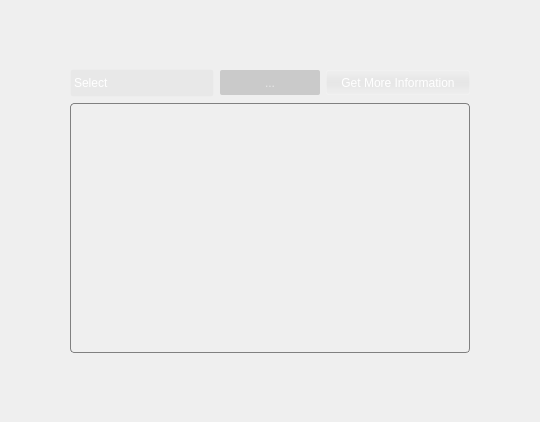
                  <widget class="QWidget" name="selectPage">
                   <layout class="QGridLayout" name="gridLayout_5">
                    <item row="1" column="0">
                     <widget class="QWidget" name="widget" native="true">
                      <property name="styleSheet">
                       <string notr="true">#widget{
background-color:qlineargradient(spread:pad, x1:0, y1:0, x2:1, y2:0, stop:0 rgba(0, 0, 0, 0));/*22*/
border-radius:5px;
}
</string>
                      </property>
                      <layout class="QGridLayout" name="gridLayout">
                       <property name="spacing">
                        <number>0</number>
                       </property>
                       <item row="2" column="0">
                        <layout class="QVBoxLayout" name="verticalLayout_8">
                         <property name="spacing">
                          <number>0</number>
                         </property>
                         <property name="leftMargin">
                          <number>0</number>
                         </property>
                         <item>
                          <widget class="QWidget" name="widget_2" native="true">
                           <property name="minimumSize">
                            <size>
                             <width>500</width>
                             <height>300</height>
                            </size>
                           </property>
                           <layout class="QGridLayout" name="gridLayout_4">
                            <item row="4" column="0">
                             <layout class="QHBoxLayout" name="horizontalLayout_3">
                              <item>
                               <widget class="QLabel" name="labelScreenshots">
                                <property name="minimumSize">
                                 <size>
                                  <width>400</width>
                                  <height>250</height>
                                 </size>
                                </property>
                                <property name="maximumSize">
                                 <size>
                                  <width>400</width>
                                  <height>250</height>
                                 </size>
                                </property>
                                <property name="styleSheet">
                                 <string notr="true">border:1px solid gray;
border-radius:4px;</string>
                                </property>
                                <property name="text">
                                 <string/>
                                </property>
                                <property name="pixmap">
                                 <pixmap resource="../../icons/icons.qrc">:/screenshots/Screenshots/Gnome.png</pixmap>
                                </property>
                                <property name="scaledContents">
                                 <bool>true</bool>
                                </property>
                               </widget>
                              </item>
                             </layout>
                            </item>
                            <item row="1" column="0">
                             <layout class="QHBoxLayout" name="horizontalLayout_18">
                              <property name="topMargin">
                               <number>0</number>
                              </property>
                              <item>
                               <widget class="QComboBox" name="comboBox">
                                <property name="minimumSize">
                                 <size>
                                  <width>107</width>
                                  <height>28</height>
                                 </size>
                                </property>
                                <property name="maximumSize">
                                 <size>
                                  <width>200</width>
                                  <height>28</height>
                                 </size>
                                </property>
                                <property name="styleSheet">
                                 <string notr="true">/* ====================================== */

 QComboBox {
	border:1px solid  rgba(255, 255, 255, 30);
     border-radius:2px;
     padding: 1px 18px 1px 3px;
     min-width: 6em;
	 color: white;
 }

 QComboBox:editable {
     background: white;
 }

 QComboBox:!editable, QComboBox::drop-down:editable {
	/*background-color: qlineargradient(spread:pad, x1:0.5, y1:0, x2:0.5, y2:1, stop:0 rgba(132, 132, 132, 255), stop:0.501481 rgba(70, 70, 70, 255), stop:0.503057 rgba(62, 62, 62, 255), stop:1 rgba(16, 16, 16, 255));*/
    background-color:qlineargradient(spread:pad, x1:0, y1:0, x2:1, y2:0, stop:0 rgba(52, 52, 52, 10));
 }

 /* QComboBox gets the &quot;on&quot; state when the popup is open */
 QComboBox:!editable:on, QComboBox::drop-down:editable:on {
/*    background-color: qlineargradient(spread:pad, x1:0.5, y1:1, x2:0.5, y2:0, stop:0 rgba(129, 3, 3, 255), stop:0.0192308 rgba(160, 35, 25, 255), stop:0.521739 rgba(166, 35, 29, 255), stop:0.531585 rgba(184, 46, 40, 255), stop:0.983696 rgba(168, 78, 74, 255), stop:1 rgba(210, 110, 110, 255));*/
    background-color:qlineargradient(spread:pad, x1:0, y1:0, x2:1, y2:0, stop:0 rgba(52, 52, 52, 10));
 }

 QComboBox:on { /* shift the text when the popup opens */
     padding-top: 3px;
     padding-left: 4px;
 }

 QComboBox::drop-down {
     subcontrol-origin: padding;
     subcontrol-position: top right;
     width: 20px;
     border:0px solid  rgba(34, 49, 60, 100);
 }

 QComboBox::down-arrow {
	image: url(:/icons/white-arrow-down.gif);     /*image: url(/usr/share/icons/crystalsvg/16x16/actions/1downarrow.png);*/
 }

 QComboBox::down-arrow:on { /* shift the arrow when popup is open */
     top: 1px;
     left: 1px;
 }</string>
                                </property>
                                <property name="currentIndex">
                                 <number>0</number>
                                </property>
                                <property name="iconSize">
                                 <size>
                                  <width>32</width>
                                  <height>32</height>
                                 </size>
                                </property>
                                <property name="duplicatesEnabled">
                                 <bool>false</bool>
                                </property>
                                <property name="frame">
                                 <bool>true</bool>
                                </property>
                                <item>
                                 <property name="text">
                                  <string>Select</string>
                                 </property>
                                </item>
                                <item>
                                 <property name="text">
                                  <string>Gnome</string>
                                 </property>
                                </item>
                                <item>
                                 <property name="text">
                                  <string>Xfce</string>
                                 </property>
                                </item>
                                <item>
                                 <property name="text">
                                  <string>E17</string>
                                 </property>
                                </item>
                                <item>
                                 <property name="text">
                                  <string>Lxde</string>
                                 </property>
                                </item>
                                <item>
                                 <property name="text">
                                  <string>Mate</string>
                                 </property>
                                </item>
                                <item>
                                 <property name="text">
                                  <string>Razor-qt</string>
                                 </property>
                                </item>
                                <item>
                                 <property name="text">
                                  <string>Cinnamon</string>
                                 </property>
                                </item>
                                <item>
                                 <property name="text">
                                  <string>Fluxbox</string>
                                 </property>
                                </item>
                               </widget>
                              </item>
                              <item>
                               <widget class="QLabel" name="xdesktopLabel">
                                <property name="minimumSize">
                                 <size>
                                  <width>75</width>
                                  <height>25</height>
                                 </size>
                                </property>
                                <property name="maximumSize">
                                 <size>
                                  <width>100</width>
                                  <height>25</height>
                                 </size>
                                </property>
                                <property name="styleSheet">
                                 <string notr="true">background-color:qlineargradient(spread:pad, x1:0, y1:0, x2:1, y2:0, stop:0 rgba(52, 52, 52, 50));
border-radius:2px;
color:rgb(232, 232, 232)</string>
                                </property>
                                <property name="text">
                                 <string>...</string>
                                </property>
                                <property name="alignment">
                                 <set>Qt::AlignCenter</set>
                                </property>
                                <property name="margin">
                                 <number>0</number>
                                </property>
                               </widget>
                              </item>
                              <item>
                               <widget class="QPushButton" name="getinfoButton">
                                <property name="minimumSize">
                                 <size>
                                  <width>0</width>
                                  <height>25</height>
                                 </size>
                                </property>
                                <property name="maximumSize">
                                 <size>
                                  <width>200</width>
                                  <height>16777215</height>
                                 </size>
                                </property>
                                <property name="toolTip">
                                 <string>internet</string>
                                </property>
                                <property name="styleSheet">
                                 <string notr="true">QPushButton{
	padding: 3px 10px 3px 10px;
	color: white;
	border:0px;
	border-radius:2px;
background-color: qlineargradient(spread:repeat, x1:0, y1:0, x2:0, y2:1, stop:0 rgba(27, 27, 27, 0), stop:0.510753 rgba(9, 9, 9, 10), stop:1 rgba(0, 0, 0, 0));
	/*background-color: qlineargradient(spread:pad, x1:0.5, y1:1, x2:0.5, y2:0, stop:0 rgba(120, 146, 172, 255), stop:0.0155729 rgba(99, 141, 164, 255), stop:0.538376 rgba(49, 84, 106, 255), stop:1 rgba(51, 72, 91, 255))*/
}

QPushButton::flat:hover{
	border:1px solid  rgba(255, 255, 255, 40);
	border-radius:2px;
    background-color:qlineargradient(spread:pad, x1:0, y1:0, x2:0, y2:1, stop:0 rgba(127, 127, 127, 10), stop:0.513661 rgba(231, 231, 231, 50), stop:1 rgba(94, 94, 94, 10))
}

QPushButton::flat{
	border:1px solid  rgba(255, 255, 255, 30);
	border-radius:2px;
    background-color: qlineargradient(spread:repeat, x1:0, y1:0, x2:0, y2:1, stop:0 rgba(27, 27, 27, 0), stop:0.510753 rgba(9, 9, 9, 10), stop:1 rgba(0, 0, 0, 0));
}

QPushButton::flat:pressed{
	border:1px solid  rgba(255, 255, 255, 15);
	border-radius:2px;
	padding: 3px 10px 3px 10px;
    background-color:qlineargradient(spread:pad, x1:0, y1:0, x2:1, y2:0, stop:0 rgba(52, 52, 52, 50));
}
</string>
                                </property>
                                <property name="text">
                                 <string>Get More Information</string>
                                </property>
                                <property name="icon">
                                 <iconset resource="../../icons/icons.qrc">
                                  <normaloff>:/icons/dialog-information.png</normaloff>:/icons/dialog-information.png</iconset>
                                </property>
                                <property name="iconSize">
                                 <size>
                                  <width>20</width>
                                  <height>20</height>
                                 </size>
                                </property>
                                <property name="flat">
                                 <bool>true</bool>
                                </property>
                               </widget>
                              </item>
                             </layout>
                            </item>
                           </layout>
                          </widget>
                         </item>
                        </layout>
                       </item>
                       <item row="3" column="0">
                        <spacer name="verticalSpacer_9">
                         <property name="orientation">
                          <enum>Qt::Vertical</enum>
                         </property>
                         <property name="sizeHint" stdset="0">
                          <size>
                           <width>20</width>
                           <height>40</height>
                          </size>
                         </property>
                        </spacer>
                       </item>
                       <item row="0" column="0">
                        <spacer name="verticalSpacer_8">
                         <property name="orientation">
                          <enum>Qt::Vertical</enum>
                         </property>
                         <property name="sizeHint" stdset="0">
                          <size>
                           <width>20</width>
                           <height>40</height>
                          </size>
                         </property>
                        </spacer>
                       </item>
                      </layout>
                     </widget>
                    </item>
                   </layout>
                  </widget>
